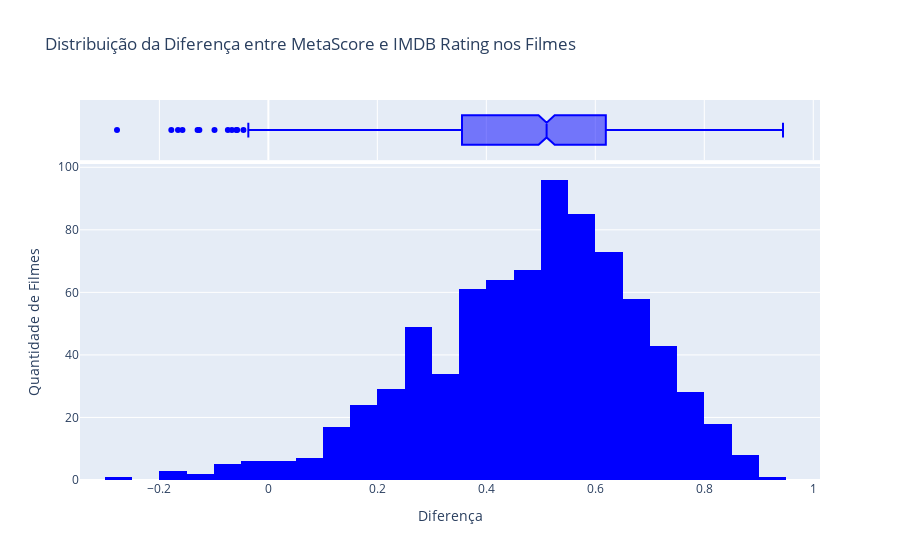

Source (notebook cell):
### Markdown cell above
**Distribuição da Diferença entre MetaScore e IMDB_Rating**: Para analisar essa diferença dentre os filmes, aplicaremos um **Histograma** junto de um **Boxplot**, pois ambos os gráficos auxiliam no entendimento da distribuição em variáveis númericas.

Analisando os gráficos, visualiza-se que a maior parte dos filmes observados a diferença é positiva. Como o cálculo foi MetaScore - IMDB_Rating, isso fornece evidências de que o IMDB_Rating é mais rigoroso nas críticas que o MetaScore. Ou seja, o MetaCritic tende a avaliar os filmes melhor do que o IMDB.

### Code cell
# Distribuição do MetaScore - IMDB Rating
diff_hist = (
    px.histogram(
        x=df.difference,
        title="Distribuição da Diferença entre MetaScore e IMDB Rating nos Filmes",
        marginal="box",
        labels={"x": "Diferença"},
    )
    .update_traces(marker_color="Blue")
    .update_layout(yaxis_title="Quantidade de Filmes")
)
diff_hist.show()

### Figure 1 — Plotly figure (JSON) as saved in the notebook; plotly's stock layout.template omitted (floating-point values rounded to 4 significant figures; data arrays with more than 128 entries replaced by an {"elided": "..."} marker saying what was removed)
{"data": [{"alignmentgroup": "True", "bingroup": "x", "hovertemplate": "Diferença=%{x}<br>count=%{y}<extra></extra>", "legendgroup": "", "marker": {"color": "Blue", "pattern": {"shape": ""}}, "name": "", "offsetgroup": "", "orientation": "v", "showlegend": false, "type": "histogram", "x": {"elided": "785 float values"}, "xaxis": "x", "yaxis": "y"}, {"alignmentgroup": "True", "hovertemplate": "Diferença=%{x}<extra></extra>", "legendgroup": "", "marker": {"color": "Blue"}, "name": "", "notched": true, "offsetgroup": "", "showlegend": false, "type": "box", "x": {"elided": "785 float values"}, "xaxis": "x2", "yaxis": "y2"}], "layout": {"barmode": "relative", "legend": {"tracegroupgap": 0}, "title": {"text": "Distribuição da Diferença entre MetaScore e IMDB Rating nos Filmes"}, "xaxis": {"anchor": "y", "domain": [0, 1], "title": {"text": "Diferença"}}, "xaxis2": {"anchor": "y2", "domain": [0, 1], "matches": "x", "showgrid": true, "showticklabels": false}, "yaxis": {"anchor": "x", "domain": [0, 0.8316], "title": {"text": "Quantidade de Filmes"}}, "yaxis2": {"anchor": "x2", "domain": [0.8416, 1], "matches": "y2", "showgrid": false, "showline": false, "showticklabels": false, "ticks": ""}}}
